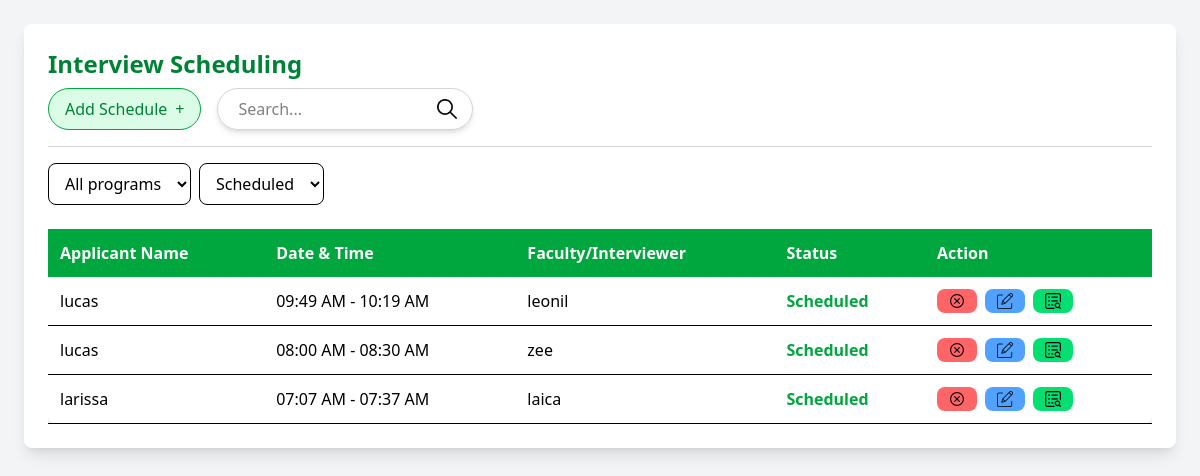
The app's page /interviewschedule/index.php with its own data.
### tables this page shows
CREATE TABLE `interviews` (
  `id` int(11) NOT NULL,
  `interviewer_id` int(11) NOT NULL,
  `applicant_id` int(11) NOT NULL,
  `scheduled_time` datetime NOT NULL,
  `status` enum('scheduled','cancelled','trash') DEFAULT 'scheduled',
  `program` int(11) NOT NULL,
  `created_at` timestamp NOT NULL DEFAULT current_timestamp(),
  `program_id` int(11) NOT NULL,
  `cancelled_date` date DEFAULT NULL
);

CREATE TABLE `applicants` (
  `id` int(11) NOT NULL,
  `name` varchar(100) NOT NULL,
  `email` varchar(100) NOT NULL,
  `program` varchar(255) NOT NULL
);

CREATE TABLE `interviewers` (
  `id` int(11) NOT NULL,
  `name` varchar(100) NOT NULL,
  `email` varchar(100) NOT NULL,
  `program_id` int(11) NOT NULL
);

### interviewschedule/functions.php (called while the page is built, shortened)
<?php
function getInterviews($conn, $program = null, $status = 'scheduled', $search = '') {
    $sql = "SELECT
                i.id,
                a.name AS applicant,
                p.name AS program,
                v.name AS interviewer,
                i.scheduled_time,
                i.status
            FROM interviews i
            LEFT JOIN applicants a ON i.applicant_id = a.id
            LEFT JOIN interviewers v ON i.interviewer_id = v.id
            LEFT JOIN programs p ON i.program_id = p.id
            WHERE 1=1";
    $params = [];
    $types = "";
    if ($status) {
        $sql .= " AND i.status = ?";
        $params[] = $status;
        $types .= "s";
    }
    $stmt = $conn->prepare($sql);
    if (!empty($params)) {
        $stmt->bind_param($types, ...$params);
    }
    $stmt->execute();
    return $stmt->get_result()->fetch_all(MYSQLI_ASSOC);
}

### interviewschedule/index.php (the view, shortened to what this page needs)
<?php
require_once 'db.php';
require_once 'functions.php';
$selected_program = $_GET['program'] ?? null;
$status_filter = $_GET['status'] ?? 'scheduled';
$search = $_GET['search'] ?? '';
$interviews = getInterviews($conn, $selected_program, $status_filter, $search);
?>
<!DOCTYPE html>
<html lang="en">
<head>
    <link rel="stylesheet" href="style.css">
</head>
<body class="bg-gray-100 min-h-screen p-6">
<div class="half-w-6xl w-full bg-white p-6 shadow-lg rounded-lg">
    <header class="border-b border-gray-300 pb-4">
    <h1 class="text-2xl font-bold text-green-700">Interview Scheduling</h1>
    <div class="flex items-center gap-4 mt-2">
        <a href="add_interview.php" class="px-4 py-2 bg-green-100 text-green-700 border border-green-600 rounded-full hover:bg-green-200 flex items-center justify-center gap-2">
            <span>Add Schedule</span>
            <span>+</span>
        </a>
        <form id="searchForm" method="GET" action="index.php" class="flex items-center">
            <div class="relative rounded-full shadow-md">
                <input type="text" name="search" class="rounded-full border border-gray-300 py-2 pl-5 pr-10 focus:outline-none w-64" placeholder="Search..." value="<?= htmlspecialchars($search) ?>">
                <button type="submit" class="absolute right-0 top-0 h-full px-4 rounded-full bg-transparent hover:bg-gray-100 text-gray-600">
                    <img src="assets/search.png" alt="Search" class="w-5 h-5">
                </button>
            </div>
        </form>
    </div>
</header>
    <div class="flex flex-col sm:flex-row justify-between items-center mt-4 mb-6 gap-4">
        <div class="flex gap-2">
            <select id="program" class="border rounded-lg px-3 py-2" onchange="updateFilter('program', this.value)">
                <option value="">All programs</option>
            </select>
            <select id="status" class="border rounded-lg px-3 py-2" onchange="updateFilter('status', this.value)">
                <option value="scheduled" <?= ($status_filter == 'scheduled') ? 'selected' : '' ?>>Scheduled</option>
            </select>
        </div>
    </div>
    <div class="overflow-x-auto">
        <table class="w-full border-collapse bg-white shadow-md rounded-lg">
            <thead class="<?= ($status_filter == 'trash') ? 'bg-red-500 text-white' : 'bg-green-600 text-white'; ?>">
                <tr>
                    <th class="p-3 text-left">Applicant Name</th>
                    <th class="p-3 text-left"><?= ($status_filter == 'trash') ? 'Date Cancelled' : 'Date & Time'; ?></th>
                    <th class="p-3 text-left">Faculty/Interviewer</th>
                    <th class="p-3 text-left">Status</th>
                    <th class="p-3 text-left">Action</th>
                </tr>
            </thead>
            <tbody>
                <?php if (!empty($interviews)): ?>
                    <?php foreach ($interviews as $interview): ?>
                        <tr class="border-b hover:bg-gray-100">
                            <td class="p-3"><?= htmlspecialchars($interview['applicant'] ?? 'N/A'); ?></td>
                            <td class="p-3"><?= ($status_filter == 'trash')
                                ? date('F j, Y', strtotime($interview['cancelled_date'] ?? 'now'))
                                : date('h:i A', strtotime($interview['scheduled_time'])) . ' - ' . date('h:i A', strtotime($interview['scheduled_time'] . ' +30 minutes')); ?>
                            </td>
                            <td class="p-3"><?= htmlspecialchars($interview['interviewer'] ?? 'N/A'); ?></td>
                            <td class="p-3 font-semibold <?= ($status_filter == 'trash' && $interview['status'] !== 'cancelled') ? 'text-red-600' : (($interview['status'] === 'cancelled') ? 'text-red-600' : 'text-green-600'); ?>">
                                <?= ucfirst($interview['status'] ?? 'Unknown'); ?>
                            </td>
                            <td class="p-3 flex space-x-2">
                                <?php if ($status_filter === 'cancelled'): ?>
                                    <button onclick="moveToTrash(<?= $interview['id']; ?>)" class="px-3 py-1 bg-red-400 text-white rounded-lg hover:bg-red-600 flex items-center justify-center">
                                        <img src="assets/delete.png" alt="Delete" title="Delete" class="w-4 h-4">
                                    </button>
                                <?php else: ?>
                                    <button onclick="cancelInterview(<?= $interview['id']; ?>)" class="px-3 py-1 bg-red-400 text-white rounded-lg hover:bg-red-400 flex items-center justify-center">
                                        <img src="assets/cancel.png" alt="Cancel" title="Cancel" class="w-4 h-4">
                                    </button>
                                <?php endif; ?>
                                <a href="edit_interview.php?id=<?= $interview['id']; ?>" class="px-3 py-1 bg-blue-400 text-white rounded-lg hover:bg-blue-400 flex items-center justify-center">
                                    <img src="assets/edit.png" alt="Edit" title="Edit" class="w-4 h-4">
                                </a>
                                <a href="view_interview.php?id=<?= $interview['id']; ?>" class="px-3 py-1 bg-green-400 text-white rounded-lg hover:bg-green-400 flex items-center justify-center">
                                    <img src="assets/view.png" alt="View" title="View" class="w-4 h-4">
                                </a>
                            </td>
                        </tr>
                    <?php endforeach; ?>
                <?php else: ?>
                    <tr>
                        <td colspan="5" class="text-center text-gray-500 p-3">No interviews found.</td>
                    </tr>
                <?php endif; ?>
            </tbody>
        </table>
    </div>
</div>
</body>
</html>

### records on screen
interviews: applicant.name "lucas", scheduled_time "09:49 AM", scheduled_time "10:19 AM", interviewer.name "leonil", status "Scheduled"
interviews: applicant.name "lucas", scheduled_time "08:00 AM", scheduled_time "08:30 AM", interviewer.name "zee", status "Scheduled"
interviews: applicant.name "larissa", scheduled_time "07:07 AM", scheduled_time "07:37 AM", interviewer.name "laica", status "Scheduled"
